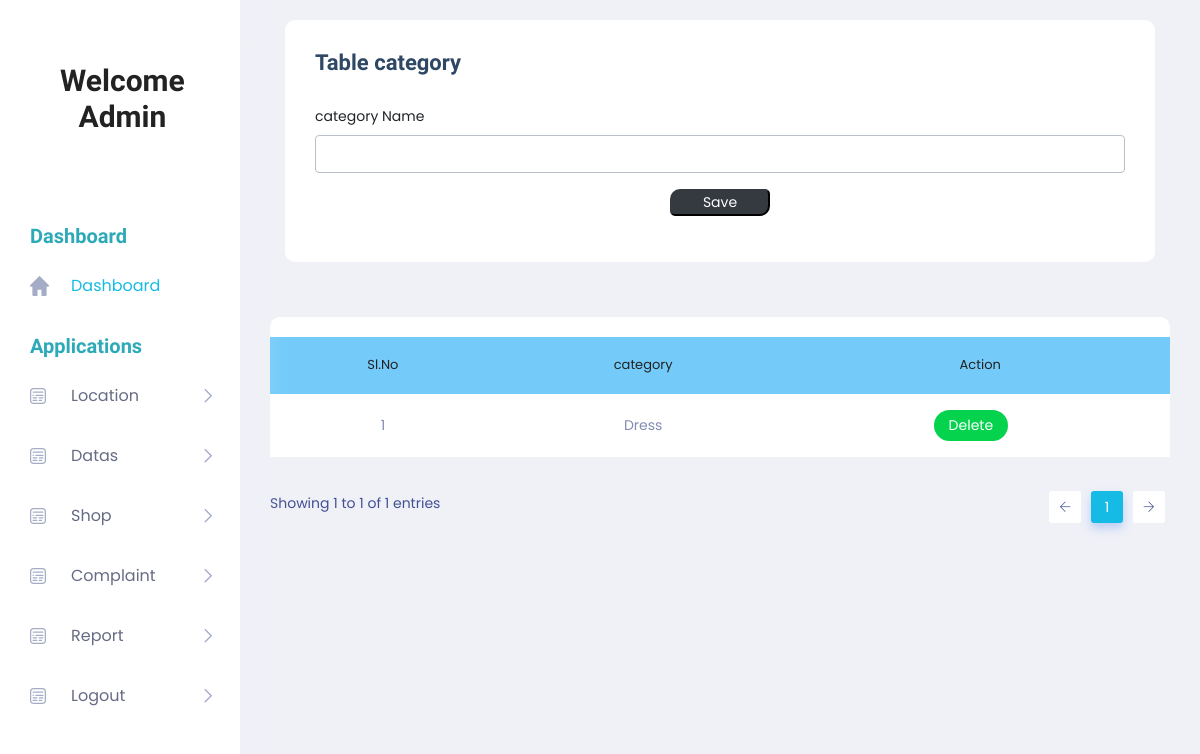
Page /Project/Admin/Category.php on the earlier database version.
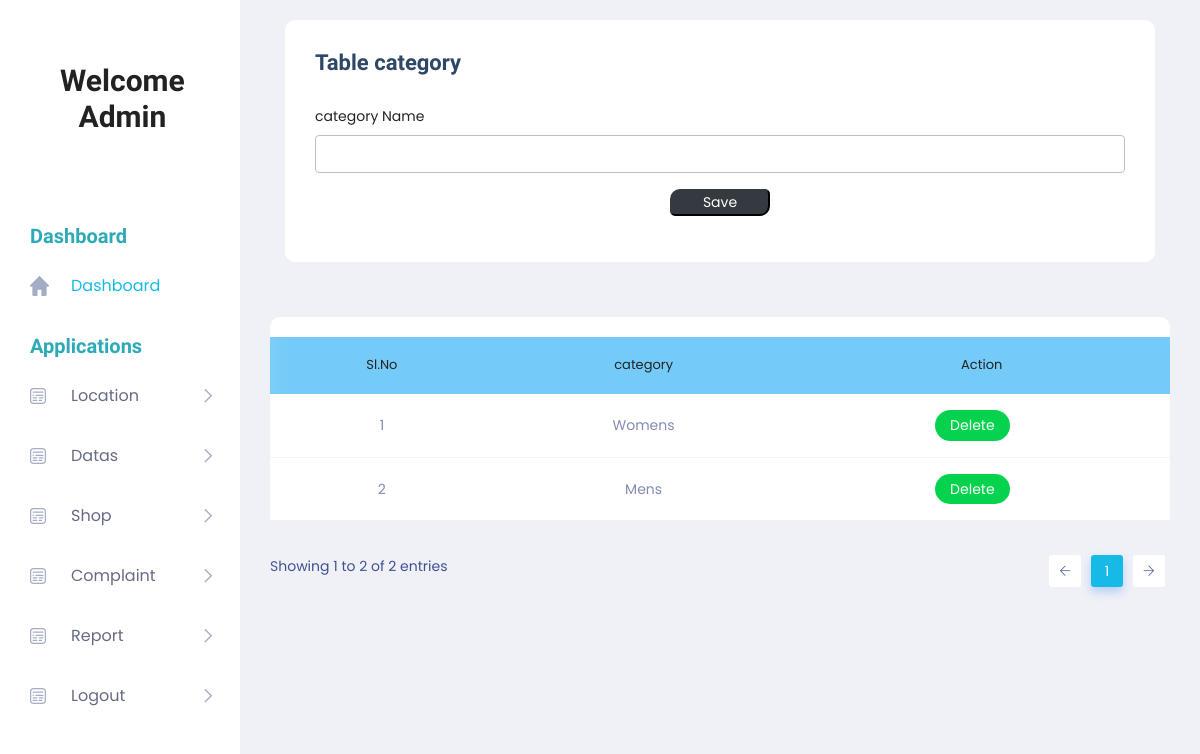
Same page on the later database version.
### tables this page shows
CREATE TABLE `tbl_category` (
  `category_id` int(11) NOT NULL,
  `category_name` varchar(100) NOT NULL
);

### Project/Admin/Category.php (the view, shortened to what this page needs)
<!DOCTYPE html PUBLIC "-//W3C//DTD XHTML 1.0 Transitional//EN" "http://www.w3.org/TR/xhtml1/DTD/xhtml1-transitional.dtd">
<html xmlns="http://www.w3.org/1999/xhtml">
<head>
</head>
<?php
include('Head.php');
?>
<body>
        <section class="main_content dashboard_part">
            <div class="main_content_iner ">
                <div class="container-fluid p-0">
                    <div class="row justify-content-center">
                        <div class="col-12">
                            <div class="QA_section">
                                <div class="white_box_tittle list_header">
                                    <div class="col-lg-12">
                                        <div class="white_box mb_30">
                                            <div class="box_header ">
                                                <div class="main-title">
                                                    <h3 class="mb-0" >Table category</h3>
                                                </div>
                                            </div>
                                            <form method="post">
                                                <div class="form-group">
                                                    <label for="txt_category">category Name</label>
                                                    <input required="" type="text" class="form-control" id="txt_category" name="txt_category" autocomplete="off" required>
                                                </div>
                                                <div class="form-group" align="center">
<input type="submit" class="btn-dark" style="width:100px; border-radius: 10px 5px " name="btn_save" value="Save">
                                                </div>
                                            </form>
                                        </div>
                                    </div>
                                </div>
                                <div class="QA_table mb_30">
                                    <table class="table lms_table_active">
                                        <thead>
                                            <tr style="background-color: #74CBF9">
                                                <td align="center" scope="col">Sl.No</td>
                                                <td align="center" scope="col">category</td>
                                                <td align="center" scope="col">Action</td>
                                            </tr>
                                        </thead>
                                        <tbody>
                                            <?php
                                                $i = 0;
                                                $selQry = "select * from tbl_category";
                                                $rs = $Conn->query($selQry);
                                                while ($data = $rs->fetch_assoc()) {
                                                    $i++;
                                            ?>
                                            <tr>
                                                <td align="center"><?php echo $i;?></td>
                                                <td align="center"><?php echo $data["category_name"];?></td>
                                                <td align="center"><a href="category.php?id=<?php echo $data["category_id"];?>" class="status_btn">Delete</a> &nbsp;&nbsp;&nbsp;&nbsp;
</td>                                            </tr>
                                            <?php
                                              }
                                            ?>
                                        </tbody>
                                    </table>
                                </div>
                            </div>
                        </div>
                    </div>
                </div>
            </div>
        </section>
        <?php
		include('Foot.php');
		?>
</body>
</html>

Differences in the rows shown:
removed tbl_category: category_name "Dress"
added tbl_category: category_name "Womens"
added tbl_category: category_name "Mens"
Other differences:
text written by a page script: "Showing 1 to 1 of 1 entries 1" → "Showing 1 to 2 of 2 entries 1"
